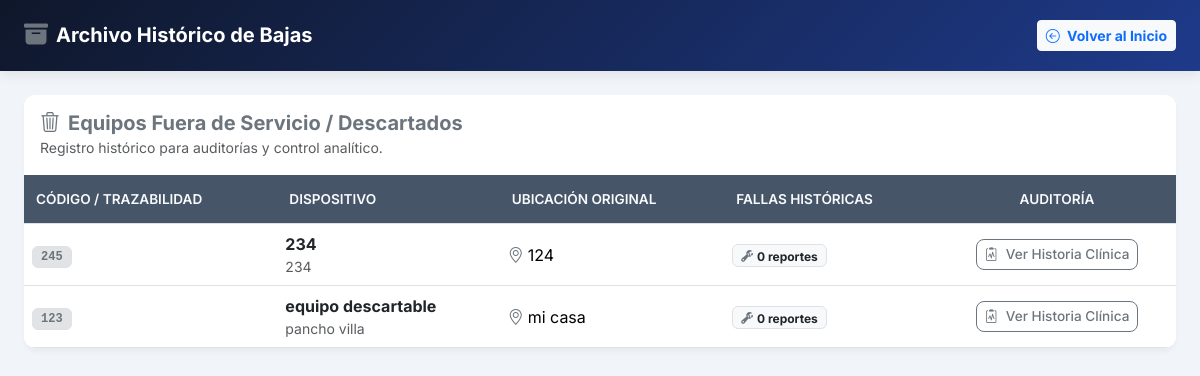
/descartados, run on an earlier commit of the app's database.
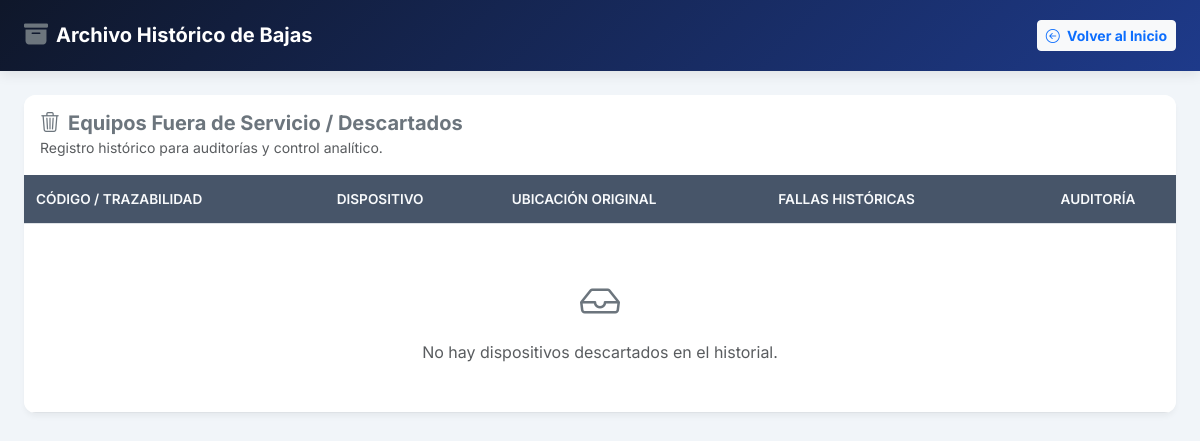
And on a later commit of the database.
### tables this page shows
CREATE TABLE equipos (
        id INTEGER PRIMARY KEY AUTOINCREMENT,
        codigo_trazabilidad TEXT UNIQUE NOT NULL,
        nombre TEXT NOT NULL,
        marca TEXT NOT NULL,
        ubicacion TEXT NOT NULL,
        puntaje_funcion REAL DEFAULT 5.0,
        puntaje_aplicacion REAL DEFAULT 5.0,
        puntaje_mantenimiento REAL DEFAULT 3.0,
        manual_url TEXT,
        estado TEXT DEFAULT 'Activo'
        
    );

### app.py (the view)
@app.route("/descartados")
def equipos_descartados():
    filas_baja = obtener_equipos_descartados()
    return render_template("descartados.html", equipos=filas_baja)

### db.py (called while the page is built)
def obtener_conexion():
    conexion = sqlite3.connect(RUTA_BD)
    conexion.row_factory = sqlite3.Row
    conexion.execute("PRAGMA foreign_keys = ON;")
    return conexion

def obtener_equipos_descartados():
    conexion = obtener_conexion()
    try:
        return conexion.execute("""
        SELECT e.*, COUNT(f.id) AS cantidad_fallas
        FROM equipos e
        LEFT JOIN historial_fallas f ON e.id = f.equipo_id
        WHERE e.estado = 'Descartado'
        GROUP BY e.id
        """).fetchall()
    finally:
        conexion.close()

### templates/descartados.html (shortened to what this page needs)
<!DOCTYPE html>
<html lang="es">
<head>
    <link href="https://cdn.jsdelivr.net/npm/bootstrap@5.3.3/dist/css/bootstrap.min.css" rel="stylesheet">
    <link rel="stylesheet" href="https://cdn.jsdelivr.net/npm/bootstrap-icons@1.11.3/font/bootstrap-icons.min.css">
</head>
<body>
<nav class="navbar navbar-dark navbar-custom py-3 mb-4">
    <div class="container-fluid px-4">
        <span class="navbar-brand mb-0 h1 d-flex align-items-center gap-2">
            <i class="bi bi-archive-fill text-secondary fs-4"></i>
            <span class="fw-bold">Archivo Histórico de Bajas</span>
        </span>
        <div class="d-flex align-items-center gap-3">
            <a href="/" class="btn btn-light btn-sm fw-bold text-primary"><i class="bi bi-arrow-left-circle me-1"></i> Volver al Inicio</a>
        </div>
    </div>
</nav>
<div class="container-fluid px-4 pb-5">
    <div class="card overflow-hidden">
        <div class="card-header bg-white py-3 border-0 d-flex justify-content-between align-items-center">
            <div>
                <h5 class="fw-bold mb-0 text-secondary"><i class="bi bi-trash3 text-secondary me-2"></i>Equipos Fuera de Servicio / Descartados</h5>
                <small class="text-muted">Registro histórico para auditorías y control analítico.</small>
            </div>
        </div>
        <div class="table-responsive">
            <table class="table table-hover align-middle mb-0">
                <thead>
                    <tr>
                        <th>Código / Trazabilidad</th>
                        <th>Dispositivo</th>
                        <th>Ubicación Original</th>
                        <th>Fallas Históricas</th>
                        <th class="text-center">Auditoría</th>
                    </tr>
                </thead>
                <tbody>
                    {% for eq in equipos %}
                    <tr>
                        <td>
                            <span class="badge bg-secondary-subtle text-secondary font-monospace border px-2 py-1">
                                {{ eq.codigo_trazabilidad }}
                            </span>
                        </td>
                        <td>
                            <div class="fw-bold text-dark">{{ eq.nombre }}</div>
                            <div class="text-muted small">{{ eq.marca }}</div>
                        </td>
                        <td><i class="bi bi-geo-alt text-secondary me-1"></i>{{ eq.ubicacion }}</td>
                        <td>
                            <span class="badge bg-light text-dark border">
                                <i class="bi bi-wrench-adjustable me-1 text-secondary"></i>{{ eq.cantidad_fallas }} reportes
                            </span>
                        </td>
                        <td class="text-center">
                            <a href="/equipo/{{ eq.id }}" class="btn btn-outline-secondary btn-sm btn-action">
                                <i class="bi bi-clipboard2-pulse me-1"></i> Ver Historia Clínica
                            </a>
                        </td>
                    </tr>
                    {% else %}
                    <tr>
                        <td colspan="5" class="text-center py-5 text-muted">
                            <i class="bi bi-inbox fs-1 d-block mb-2 text-secondary"></i>
                            No hay dispositivos descartados en el historial.
                        </td>
                    </tr>
                    {% endfor %}
                </tbody>
            </table>
        </div>
    </div>
</div>
</body>
</html>

What changed in the data, as far as the page shows it:
no longer on this page (row edited): equipos: codigo_trazabilidad "245", nombre "234", marca "234", ubicacion "124", cantidad_fallas "0"
removed equipos: codigo_trazabilidad "123", nombre "equipo descartable", marca "pancho villa", ubicacion "mi casa", cantidad_fallas "0"
Also different on the page:
text now shown: "No hay dispositivos descartados en el historial."
